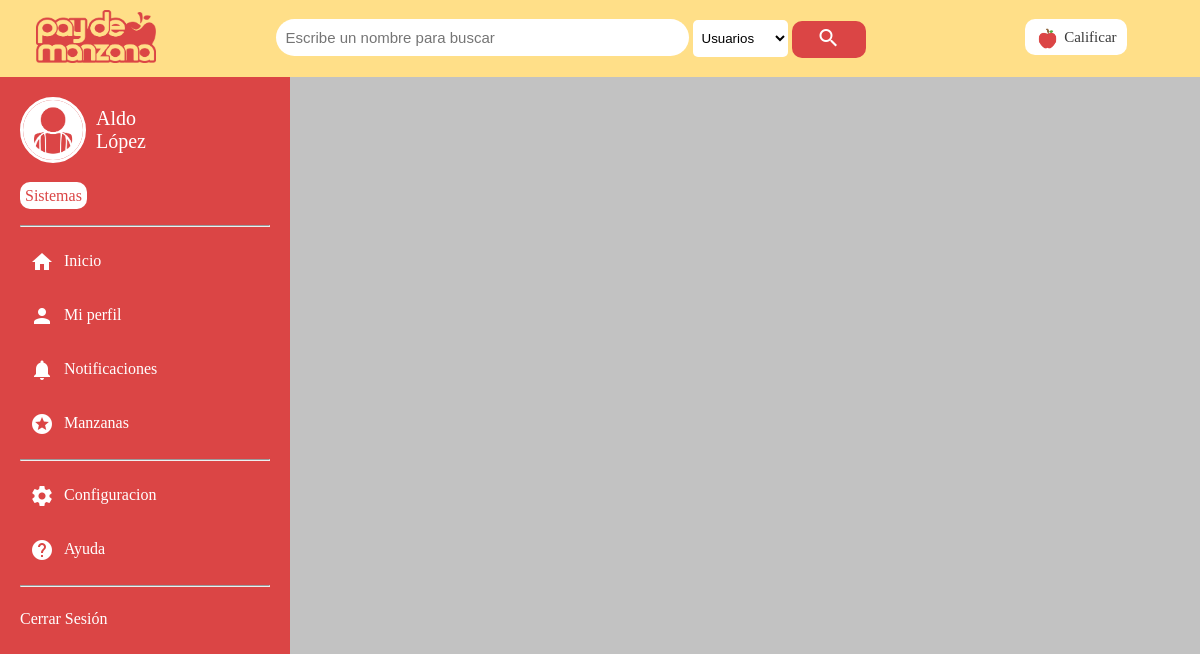
Page /index (signed in) on the committed database.
### tables this page shows
CREATE TABLE `usuario_presentacion` (
  `Usuario` char(8) NOT NULL,
  `Imagen_ruta` varchar(60) NOT NULL,
  `Descripcion` varchar(500) NOT NULL
);

CREATE TABLE `usuario` (
  `No_control` char(8) NOT NULL,
  `Nombre` varchar(60) NOT NULL,
  `Apellido` varchar(80) NOT NULL,
  `Sexo` enum('Masculino','Femenino','Sin especificar') NOT NULL,
  `Correo` varchar(25) NOT NULL,
  `Carrera` int(11) NOT NULL,
  `Anio_ingreso` year(4) NOT NULL
);

CREATE TABLE `carrera` (
  `Id_carrera` int(11) NOT NULL,
  `Nombre_carrera` varchar(100) DEFAULT NULL,
  `Nombre_corto` varchar(20) DEFAULT NULL,
  `Semestres` int(11) DEFAULT NULL
);

### model/usuario/ver_perfil.php (called while the page is built, shortened)
<?php
    $sql="SELECT Nombre, Apellido, Carrera FROM usuario WHERE No_control=:usuario";
    $resultado=$base->prepare($sql);
    $resultado->bindValue(":usuario",$usuario);
    $resultado->execute();
    $registro=$resultado->fetch((PDO::FETCH_ASSOC));
    $profilename = $registro["Nombre"] . " " . $registro["Apellido"];
    $carrera = $registro["Carrera"];
    $sql="SELECT Imagen_ruta FROM usuario_presentacion WHERE Usuario=:usuario";
    $resultado=$base->prepare($sql);
    $resultado->bindValue(":usuario",$usuario);
    $resultado->execute();
    $registro=$resultado->fetch((PDO::FETCH_ASSOC));
    $profileimage = $registro["Imagen_ruta"];
    $sql="SELECT * FROM carrera WHERE Id_carrera=:carrera";
    $resultado=$base->prepare($sql);
    $resultado->bindValue(":carrera",$carrera);
    $resultado->execute();
    $registro=$resultado->fetch((PDO::FETCH_ASSOC));
    $profilecareer = $registro["Nombre_corto"];
?>

### view/common/sidebar/side_index.php (the view)
<div class="sidebar" id="sidebar">
    <div class="perfil">
        <div class="nombre">
            <img src="uploads/profile-images/<?php echo $profileimage; ?>" alt="perfil" width="60px">
            <span><?php echo $profilename; ?></span>
        </div>
        <div class="carrera">
            <span><?php echo $profilecareer; ?></span>
        </div>
    </div>
    <ul>
        <hr>
        <li><a href="index" id="side-inicio"><i class="material-icons">home</i><span class="side-text">Inicio</span></a></li>
        <li><a href="#" id="side-perfil"><i class="material-icons">person</i><span class="side-text">Mi perfil</span></a></li>
        <li><a href="#" id="side-notificaciones"><i class="material-icons">notifications</i><span class="side-text">Notificaciones</span></a></li>
        <li><a href="#" id="side-manzanas"><i class="material-icons">stars</i><span class="side-text">Manzanas</span></a></li>
        <hr>
        <li><a href="#" id="side-config"><i class="material-icons">settings</i><span class="side-text">Configuracion</span></a></li>
        <li><a href="#" id="side-ayuda"><i class="material-icons">help</i><span class="side-text">Ayuda</span></a></li>
        <hr>
        <li><a href="logout" id="side-ayuda"><span class="side-text">Cerrar Sesión</span></a></li>
    </ul>
</div>

### style/header.css (style rules this page uses)
body { margin: 0; padding: 0; font-family: ProximaNova-Regular; }
body { padding: 0px 0px; background: #c2c2c2; }
body header { width: 100%; background: #ffdf88; display: -webkit-box; display: -ms-flexbox; display: flex; -webkit-box-align: center; -ms-flex-align: center; align-items: center; }
body header div { display: inline-block; vertical-align: middle; text-align: center; }
body header .barra-top { padding: 10px; width: 100%; }
body header .barra-top .buscar { width: 70%; }
body header .barra-top .buscar input[type="text"], body header .barra-top .buscar input[type="tel"], body header .barra-top .buscar input[type="email"], body header .barra-top .buscar input[type="password"], body header .barra-top .buscar input[type="number"] { background: #FFF; width: 50%; max-width: 1000px; border-radius: 20px; -webkit-box-sizing: border-box; box-sizing: border-box; border: 0px solid #db4545; font-size: 15px; padding: 10px; }
body header .barra-top .buscar select { line-height: 1.3; padding: 10px 5px; -webkit-box-sizing: border-box; box-sizing: border-box; border: 0px solid #db4545; border-radius: 5px; background: #ffffff; }
body header .barra-top .buscar select option { font-weight: normal; padding: 5px; }
body header .barra-top .buscar button { color: #ffffff; border: 0; border-radius: 10px; background: #db4545; padding: 5px 25px; vertical-align: middle; }
body header .barra-top .img { width: 10%; }
body header .barra-top .calificar { width: 15%; }
body header .barra-top .calificar a { font-size: 15px; font-family: Proxima Nova Bold; text-decoration: none; color: #3a3a3a; padding: 10px; border-radius: 10px; border: 0px solid #db4545; background: #FFFFFF; }
body header .barra-top .calificar a img { vertical-align: middle; }

### style/side-bar.css (style rules this page uses)
body { margin: 0; padding: 0; font-family: ProximaNova-Regular; }
.main .contenido .sidebar { margin: 0px 0px; width: 250px; background: #db4545; color: #FFFFFF; padding: 20px; float: left; overflow: hidden; -ms-flex-wrap: wrap; flex-wrap: wrap; -webkit-box-pack: justify; -ms-flex-pack: justify; justify-content: space-between; }
.main .contenido .sidebar ul { display: block; width: 100%; list-style: none; margin: 10px 0px; text-align: left; list-style-type: none; padding: 0px; height: 100vh; }
.main .contenido .sidebar ul li { width: 100%; margin: 0px; display: block; }
.main .contenido .sidebar ul li a { width: 100%; padding: 15px 0px; display: block; text-decoration: none; color: #FFFFFF; -webkit-transition: padding .3s; transition: padding .3s; }
.main .contenido .sidebar ul li a i { margin: 0px 10px; vertical-align: middle; }
.main .contenido .sidebar .perfil .nombre { width: 70px; height: 70px; display: -webkit-box; display: -ms-flexbox; display: flex; }
.main .contenido .sidebar .perfil .nombre img { width: 60px; height: 60px; border-radius: 50%; border: 3px solid #ffffff; -o-object-fit: cover; object-fit: cover; float: left; }
.main .contenido .sidebar .perfil .nombre span { float: left; margin: 10px 10px; font-size: 20px; vertical-align: middle; -webkit-box-align: center; -ms-flex-align: center; align-items: center; }
.main .contenido .sidebar .carrera { margin: 20px auto; }
.main .contenido .sidebar .carrera span { padding: 5px; border-radius: 10px; background: #ffffff; color: #db4545; font-family: Proxima Nova Bold; }

### style/footer.css (style rules this page uses)
body { margin: 0; padding: 0; font-family: ProximaNova-Regular; }

### rows in the picture
usuario_presentacion: Imagen_ruta (picture)
usuario: profilename "Aldo López"
carrera: Nombre_corto "Sistemas"
